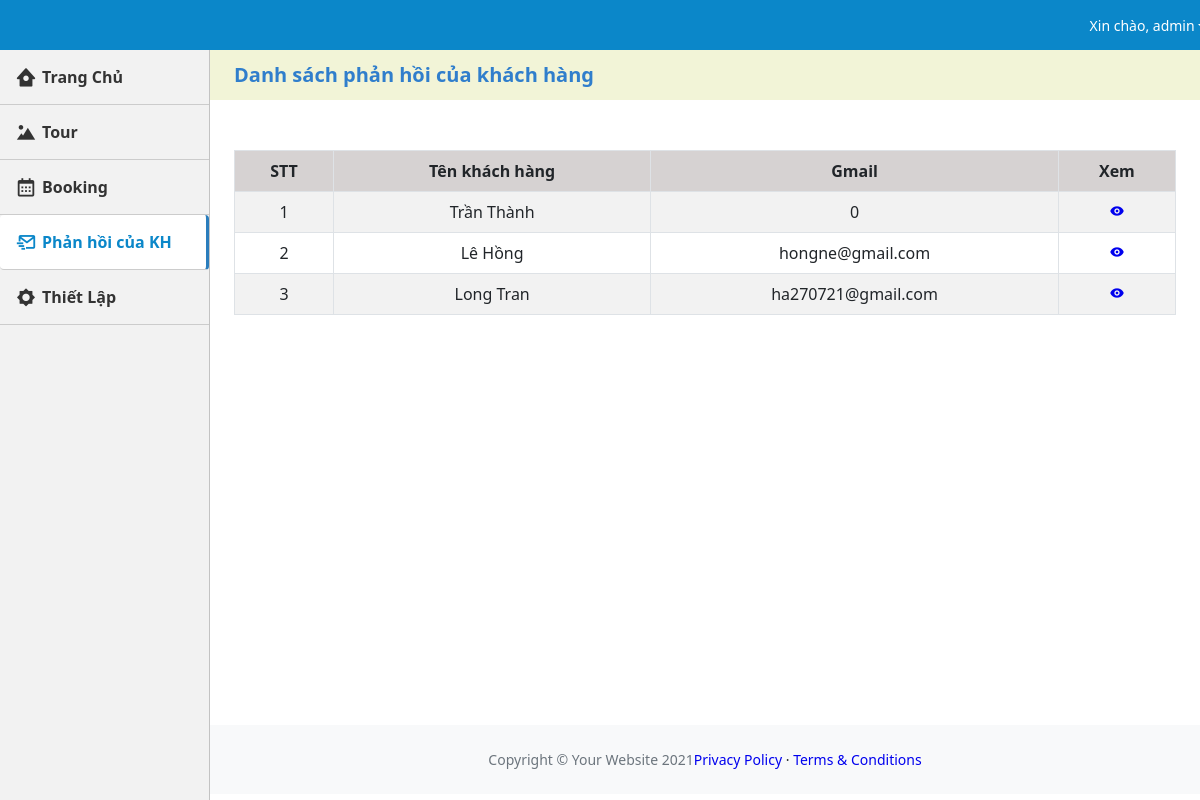
/admin/phan_hoi_kh.php (signed in), run on the app's committed database.
### tables this page shows
CREATE TABLE `tbl_phan_hoi` (
  `id_phan_hoi` int(11) NOT NULL,
  `ho_va_ten` varchar(10) NOT NULL,
  `email` varchar(50) NOT NULL,
  `noi_dung` text NOT NULL
);

### admin/connect/dbhelper.php (called while the page is built, shortened)
<?php
function excuteResult($sql){
    $conn  = mysqli_connect(HOST, USERNAME, PASSWORD, DATABASE);
    mysqli_get_charset($conn);
     $result =  mysqli_query($conn, $sql);
     $list = [];
     while($row = mysqli_fetch_array($result)){
         $list[] = $row;
     }
     return $list;
}
?>

### admin/phan_hoi_kh.php (the view, shortened to what this page needs)
<?php
    $page = 'send';
?>
<!DOCTYPE html>
<html lang="en">
    <head>
        <link href='https://unpkg.com/boxicons@2.0.9/css/boxicons.min.css' rel='stylesheet'>
        <link href="https://cdn.jsdelivr.net/npm/simple-datatables@latest/dist/style.css" rel="stylesheet" />
        <link href="css/styles.css" rel="stylesheet" />
        <link href="css/main.css" rel="stylesheet" />
    </head>
    <body class="sb-nav-fixed">
        <nav class="sb-topnav navbar navbar-expand navbar-dark bg-dark px-4" >
            <ul class="navbar-nav ms-auto ms-md-0 ">
                <li class="nav-item dropdown">
                    <a class="nav-link dropdown-toggle" id="navbarDropdown" href="#" role="button" data-bs-toggle="dropdown" aria-expanded="false" style="font-size: 14px;">Xin chào, admin</a>
                </li>
            </ul>
        </nav>
        <div id="layoutSidenav">
            <div id="layoutSidenav_nav">
                <nav class="sb-sidenav accordion sb-sidenav-dark" id="sidenavAccordion">
                    <div class="sb-sidenav-menu">
                    <ul class="nav">
                            <li class=" <?php if($page == 'home'){echo 'active';} ?>">
                                <a class="" href="index.php"><i class='bx bxs-home-circle'></i>
                                    <b>Trang Chủ</b></a>
                            </li>
                            <li class="<?php if($page == 'tour'){echo 'active';} ?>">
                                <a class="" href="tour.php"><i class='bx bxs-landscape'></i>
                                    <b>Tour</b></a>
                            </li>
                            <li class="<?php if($page == 'booking'){echo 'active';}?>">
                                <a class="" href="booking.php"><i class='bx bx-calendar' ></i>
                                    <b>Booking</b></a>
                            </li>
                            <li class="<?php if($page == 'send'){echo 'active';}?>">
                                <a class="" href="./phan_hoi_kh.php"><i class='bx bx-mail-send'></i>
                                    <b>Phản hồi của KH</b></a>
                            </li>
                            <li class="<?php if($page == 'setting'){echo 'active';}?>">
                                <a class="" href="./setting.php"><i class='bx bxs-brightness'></i>
                                    <b>Thiết Lập</b></a>
                            </li>
                        </ul>
                    </div>
                </nav>
            </div>
            <div id="layoutSidenav_content">
                <main>
                    <div >
                      <div class="container-list">
                        <div class="display-flex">
                            <h2 class="container-heading">Danh sách phản hồi của khách hàng</h2>
                        </div>
                      </div>
                        <div class="card mb-4 px-4">
                                <table class="table table-bordered table-striped">
                                    <thead>
                                        <tr class="bg-sm">
                                            <th style="text-align: center;">STT</th>
                                            <th style="text-align: center;">Tên khách hàng</th>
                                            <th style="text-align: center;">Gmail</th>
                                            <th style="text-align: center;">Xem</th>
                                        </tr>
                                    </thead>
                                    <tbody>
                                        <?php
                                        require_once("./connect/dbhelper.php");
                                        $sql = "SELECT*FROM tbl_phan_hoi";
                                         $list = excuteResult($sql);
                                         $i=0;
                                         foreach($list as $row){
                                             $i++;
                                       echo '
                                        <tr>
                                            <td style="text-align: center;">'.$i.'</td>
                                            <td style="text-align: center;">'.$row['ho_va_ten'].'</td>
                                            <td style="text-align: center;">'.$row['email'].'</td>
                                            <td style="text-align: center;">
                                            <a href="xem_phan_hoi.php?id='.$row['id_phan_hoi'].'">
                                            <i class="bx bxs-show"></i>
                                            </a>
                                            </td>
                                        </tr>
                                      ';
                                         }
                                        ?>
                                    </tbody>
                                </table>
                        </div>
                    </div>
                </main>
                <footer class="py-4 bg-light mt-auto">
                    <div class="container-fluid px-4">
                        <div class="d-flex align-items-center justify-content-between small">
                            <div class="text-muted">Copyright &copy; Your Website 2021</div>
                            <div>
                                <a href="#">Privacy Policy</a>
                                &middot;
                                <a href="#">Terms &amp; Conditions</a>
                            </div>
                        </div>
                    </div>
                </footer>
            </div>
        </div>
    </body>
</html>

### admin/css/main.css (style rules this page uses)
a { text-decoration: none; }
.sb-sidenav-menu .nav li { line-height: 30px; }
.sb-sidenav-menu .nav li a { position: relative; display: flex; align-items: center; padding: 12px 15px; color: #333; border-bottom: 1px solid #ccc; }
.sb-sidenav-menu .nav li a i { font-size: 22px; padding-right: 5px }
.sb-sidenav-menu .nav li.active a { background-color: white !important; border-right: 3px solid #2B7DBC; color: #0b87c9; border-radius: 4px; }
.container-heading { margin: 0; color: #307ECC; font-size: 20px; font-weight: bold; line-height: 50px; }
.bg-sm { background-color:#d6d2d2; }
.display-flex { display: flex; justify-content:space-between; padding-right: 1.5rem !important; padding-left: 1.5rem !important; }
.container-list { background-color: #f2f4d7; margin-bottom: 50px; }

### data on the page
tbl_phan_hoi: ho_va_ten "Trần Thành", email "0"
tbl_phan_hoi: ho_va_ten "Lê Hồng", email "hongne@gmail.com"
tbl_phan_hoi: ho_va_ten "Long Tran", email "ha270721@gmail.com"
